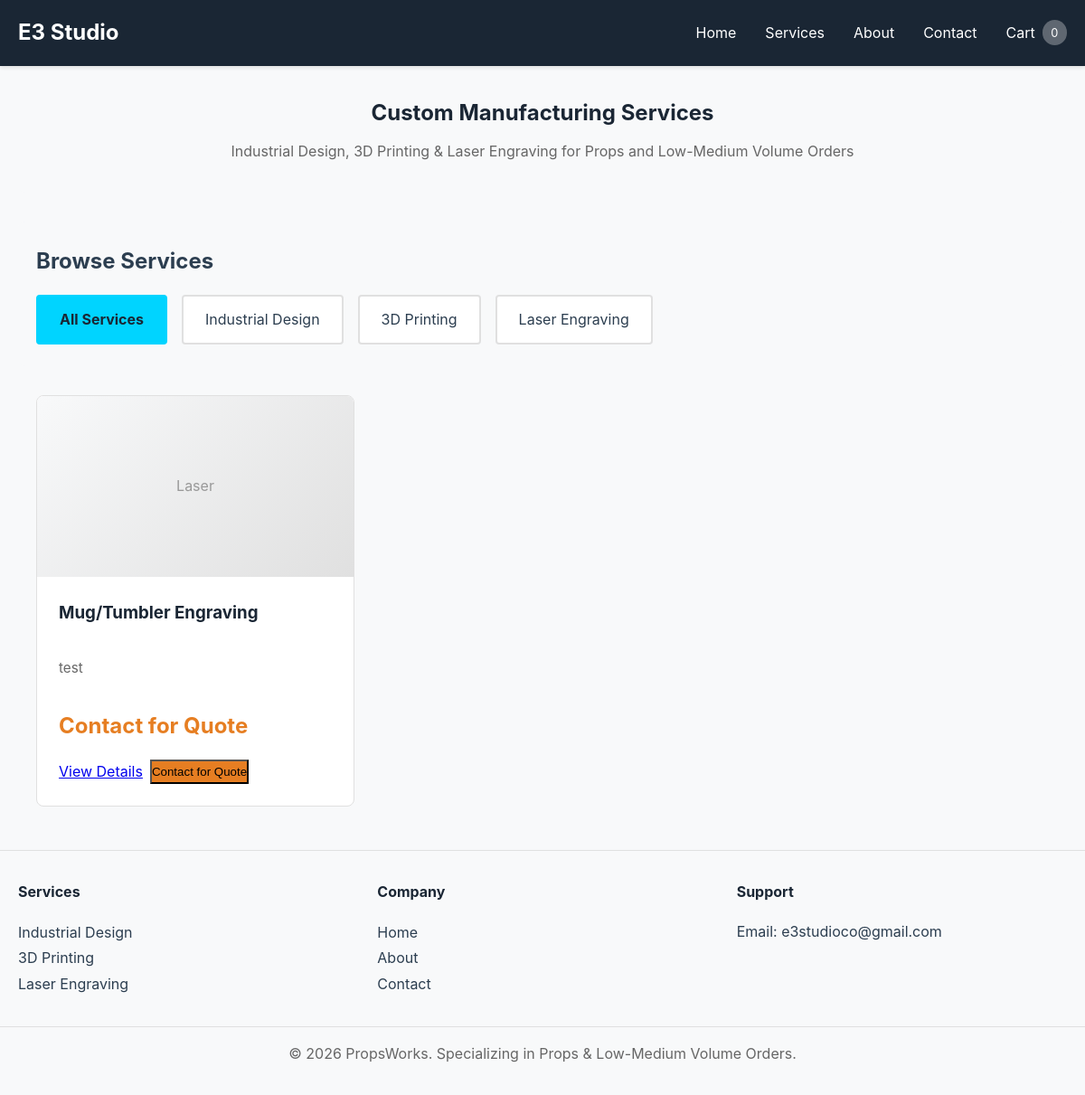
Page /services/ on the committed database.
### app/models.py (models this page shows, shortened)
class Service(db.Model):
    __tablename__ = 'services'
    id = db.Column(db.Integer, primary_key=True)
    name = db.Column(db.String(255), nullable=False)
    slug = db.Column(db.String(255), unique=True, nullable=False)
    description = db.Column(db.Text, nullable=False)
    long_description = db.Column(db.Text)
    price_base = db.Column(db.Float, nullable=True)  # None = Contact for Quote
    category_id = db.Column(db.Integer, db.ForeignKey('categories.id'), nullable=False)  # Parent category (e.g., Industrial Design)
    sub_category_id = db.Column(db.Integer, db.ForeignKey('categories.id'), nullable=True)  # Optional sub-category (e.g., CAD)
    image_url = db.Column(db.String(500))
    is_active = db.Column(db.Boolean, default=True)
    is_featured = db.Column(db.Boolean, default=False)  # Toggle to feature in homepage
    created_at = db.Column(db.DateTime, default=datetime.utcnow)
    media_gallery = db.Column(db.JSON, default=list)  # Stores list of media: [{'type': 'photo/video', 'url': '...', 'caption': '...'}]
    bulk_pricing = db.Column(db.JSON, default=list)  # Stores bulk pricing tiers: [{'min_quantity': 10, 'price': 450}]
    variants = db.Column(db.JSON, default=list)  # Stores product variants: [{'name': 'Small', 'price': 100, 'description': '...', 'sku': '...', 'is_available': True}]
    weight_kg = db.Column(db.Float, default=0.5)  # Approximate weight in kg for shipping (default 0.5kg)
    service_options = db.relationship('ServiceOption', backref='service', lazy=True, cascade='all, delete-orphan')

class Category(db.Model):
    __tablename__ = 'categories'
    id = db.Column(db.Integer, primary_key=True)
    name = db.Column(db.String(255), nullable=False)
    slug = db.Column(db.String(255), unique=True, nullable=False)
    parent_id = db.Column(db.Integer, db.ForeignKey('categories.id'), nullable=True)  # None for root categories
    description = db.Column(db.Text)
    order = db.Column(db.Integer, default=0)  # For sorting
    is_active = db.Column(db.Boolean, default=True)
    created_at = db.Column(db.DateTime, default=datetime.utcnow)
    children = db.relationship('Category',
                              backref=db.backref('parent', remote_side=[id]),
                              cascade='all, delete-orphan')
    services = db.relationship('Service',
                              foreign_keys='Service.category_id',
                              backref='category_obj',
                              lazy=True)
    sub_services = db.relationship('Service',
                                  foreign_keys='Service.sub_category_id',
                                  backref='sub_category_obj')

### app/services.py (the view, shortened to what this page needs)
@services_bp.route('/')
def catalog():
    category_param = request.args.get('category')
    subcategory_param = request.args.get('subcategory')
    content = load_content()
    categories = load_categories()
    selected_category = None
    selected_subcategory = None
    parent_category = None
    if subcategory_param:
        subcategory = Category.query.filter_by(slug=subcategory_param, is_active=True).first()
        if subcategory:
            services = Service.query.filter_by(category_id=subcategory.id, is_active=True).all()
            selected_subcategory = subcategory_param
            parent_category = subcategory.parent
            selected_category = parent_category.slug if parent_category else None
        else:
            services = Service.query.filter_by(is_active=True).all()
    else:
        services = Service.query.filter_by(is_active=True).all()
    return render_template('services/catalog.html',
                         services=services,
                         categories=categories,
                         selected_category=selected_category,
                         selected_subcategory=selected_subcategory,
                         parent_category=parent_category,
                         content=content)

### app/__init__.py (called while the page is built)
def load_content():
    root_dir = os.path.dirname(os.path.dirname(os.path.abspath(__file__)))
    content_file = os.path.join(root_dir, 'instance', 'content.json')
    if os.path.exists(content_file):
        with open(content_file, 'r') as f:
            return json.load(f)
    return {}

def create_app(config_name='development'):
    root_dir = os.path.dirname(os.path.dirname(os.path.abspath(__file__)))
    app = Flask(__name__,
                template_folder=os.path.join(root_dir, 'templates'),
                static_folder=os.path.join(root_dir, 'static'))
    if config_name == 'production':
        app.config.from_object('config.ProductionConfig')
    else:
        app.config.from_object('config.DevelopmentConfig')
    db.init_app(app)
    @app.context_processor
    def inject_content():
        return {'content': load_content()}
    from app.routes import main_bp
    from app.services import services_bp
    from app.admin import admin_bp
    app.register_blueprint(main_bp)
    app.register_blueprint(services_bp)
    app.register_blueprint(admin_bp)
    with app.app_context():
        db.create_all()
    return app

### app/services.py (called while the page is built)
def load_categories():
    try:
        root_categories = Category.query.filter_by(parent_id=None, is_active=True).order_by(Category.order).all()
        categories = {}
        for cat in root_categories:
            categories[cat.id] = {
                'id': cat.id,
                'name': cat.name,
                'slug': cat.slug,
                'children': {}
            }
            if cat.children:
                for subcat in sorted(cat.children, key=lambda x: x.order):
                    if subcat.is_active:
                        categories[cat.id]['children'][subcat.id] = {
                            'id': subcat.id,
                            'name': subcat.name,
                            'slug': subcat.slug
                        }
        return categories
    except Exception:
        return {}

def load_content():
    content_file = os.path.join(os.path.dirname(__file__), '..', 'instance', 'content.json')
    if os.path.exists(content_file):
        with open(content_file, 'r') as f:
            return json.load(f)
    return {}

### templates/services/catalog.html (shortened to what this page needs)
{% extends "base.html" %}
{% block content %}
<section class="services-hero">
    <h1>Custom Manufacturing Services</h1>
    <p>Industrial Design, 3D Printing & Laser Engraving for Props and Low-Medium Volume Orders</p>
</section>
<section class="categories-filter">
    <div class="container">
        <h2>Browse Services</h2>
        <div class="category-buttons">
            <a href="{{ url_for('services.catalog') }}"
               class="category-btn {% if not selected_category %}active{% endif %}">
                All Services
            </a>
            <a href="{{ url_for('services.catalog', category='industrial-design') }}"
               class="category-btn {% if selected_category == 'industrial-design' %}active{% endif %}">
                Industrial Design
            </a>
            <a href="{{ url_for('services.catalog', category='3d-printing') }}"
               class="category-btn {% if selected_category == '3d-printing' %}active{% endif %}">
                3D Printing
            </a>
            <a href="{{ url_for('services.catalog', category='laser-engraving') }}"
               class="category-btn {% if selected_category == 'laser-engraving' %}active{% endif %}">
                Laser Engraving
            </a>
        </div>
    </div>
</section>
<section class="services-grid">
    <div class="container">
        {% if services %}
            <div class="grid">
                {% for service in services %}
                <div class="service-card">
                    {% if service.image_url %}
                        <img src="{{ service.image_url }}" alt="{{ service.name }}" class="service-image">
                    {% else %}
                        <div class="service-image-placeholder">
                            <span>{{ service.category_obj.name if service.category_obj else 'Service' }}</span>
                        </div>
                    {% endif %}
                    <div class="service-info">
                        <h3>{{ service.name }}</h3>
                        <p class="description">{{ service.description }}</p>
                        {% if service.price_base %}
                            <p class="price">From ${{ "%.2f"|format(service.price_base) }}</p>
                        {% else %}
                            <p class="price" style="color: #e67e22;">Contact for Quote</p>
                        {% endif %}
                        <div class="service-actions">
                            <a href="{{ url_for('services.service_detail', slug=service.slug) }}"
                               class="btn-secondary">View Details</a>
                            {% if service.price_base %}
                                <button class="btn-primary" onclick="addToCart({{ service.id }}, '{{ service.name }}')">
                                    Add to Cart
                                </button>
                            {% else %}
                                <button class="btn-secondary" style="background: #e67e22;" onclick="contactForQuote('{{ service.name }}')">
                                    Contact for Quote
                                </button>
                            {% endif %}
                        </div>
                    </div>
                </div>
                {% endfor %}
            </div>
        {% else %}
            <div class="empty-state">
                <p>No services available in this category.</p>
            </div>
        {% endif %}
    </div>
</section>
{% endblock %}

### templates/base.html (shortened to what this page needs)
<!DOCTYPE html>
<html lang="en">
<head>
    <link rel="stylesheet" href="{{ url_for('static', filename='css/style.css') }}">
</head>
<body>
    <nav class="navbar">
        <div class="container">
            <div class="logo">
                <a href="{{ url_for('main.index') }}">{{ content.site_title if content and content.site_title else 'PropsWorks' }}</a>
            </div>
            <ul class="nav-links">
                <li><a href="{{ url_for('main.index') }}">Home</a></li>
                <li><a href="{{ url_for('services.catalog') }}">Services</a></li>
                <li><a href="{{ url_for('main.about') }}">About</a></li>
                <li><a href="{{ url_for('main.contact') }}">Contact</a></li>
                <li><a href="{{ url_for('services.view_cart') }}" class="nav-cart">
                    <span>Cart</span>
                    <span class="cart-count" id="cart-count">0</span>
                </a></li>
            </ul>
        </div>
    </nav>
    <main class="container">
        {% block content %}{% endblock %}
    </main>
    <footer>
        <div class="container footer-content">
            <div class="footer-section">
                <h4>Services</h4>
                <ul>
                    <li><a href="{{ url_for('services.catalog', category='industrial_design') }}">Industrial Design</a></li>
                    <li><a href="{{ url_for('services.catalog', category='3d_printing') }}">3D Printing</a></li>
                    <li><a href="{{ url_for('services.catalog', category='laser_engraving') }}">Laser Engraving</a></li>
                </ul>
            </div>
            <div class="footer-section">
                <h4>Company</h4>
                <ul>
                    <li><a href="{{ url_for('main.index') }}">Home</a></li>
                    <li><a href="{{ url_for('main.about') }}">About</a></li>
                    <li><a href="{{ url_for('main.contact') }}">Contact</a></li>
                </ul>
            </div>
            <div class="footer-section">
                <h4>Support</h4>
                <p>Email: {{ content.contact_email if content else 'support@propsworks.com' }}</p>
            </div>
        </div>
        <p class="copyright">&copy; 2026 PropsWorks. Specializing in Props & Low-Medium Volume Orders.</p>
    </footer>
</body>
</html>

### static/css/style.css (style rules this page uses)
:root { --primary-color: #1a2634; --secondary-color: #f8f9fa; --accent-color: #00d4ff; --text-color: #2c3e50; --text-light: #555; --border-color: #e0e0e0; --success-color: #28a745; --error-color: #dc3545; }
* { margin: 0; padding: 0; box-sizing: border-box; }
body { font-family: -apple-system, BlinkMacSystemFont, 'Segoe UI', 'Roboto', Oxygen, Ubuntu, Cantarell, sans-serif; line-height: 1.7; color: var(--text-color); background-color: var(--secondary-color); font-size: 16px; }
.container { max-width: 1200px; margin: 0 auto; padding: 0 20px; }
.navbar { background-color: var(--primary-color); color: white; padding: 1rem 0; box-shadow: 0 2px 4px rgba(0,0,0,0.1); position: sticky; top: 0; z-index: 100; }
.navbar .container { display: flex; justify-content: space-between; align-items: center; }
.logo a { font-size: 1.5rem; font-weight: bold; color: white; text-decoration: none; }
.nav-links { display: flex; list-style: none; gap: 2rem; align-items: center; }
.nav-links a { color: white; text-decoration: none; transition: opacity 0.3s; }
.nav-cart { display: flex; align-items: center; gap: 0.5rem; position: relative; }
.cart-count { background-color: rgba(255,255,255,0.3); padding: 0.2rem 0.6rem; border-radius: 20px; font-size: 0.8rem; }
main { min-height: calc(100vh - 300px); padding: 2rem 0; }
.categories-filter { margin: 2rem 0; padding: 1.5rem 0; background-color: var(--secondary-color); border-radius: 8px; }
.categories-filter h2 { margin-bottom: 1rem; }
.category-buttons { display: flex; gap: 1rem; flex-wrap: wrap; }
.category-btn { padding: 0.75rem 1.5rem; background-color: white; border: 2px solid var(--border-color); border-radius: 4px; text-decoration: none; color: var(--text-color); cursor: pointer; transition: all 0.3s; }
.category-btn.active { background-color: var(--accent-color); border-color: var(--accent-color); color: var(--primary-color); font-weight: bold; }
.services-grid { margin: 2rem 0; }
.services-hero { text-align: center; padding: 2rem 0; margin-bottom: 2rem; background-color: var(--secondary-color); border-radius: 8px; }
.services-hero h1 { color: var(--primary-color); margin-bottom: 0.5rem; }
.services-hero p { color: #666; }
.grid { display: grid; grid-template-columns: repeat(auto-fill, minmax(300px, 1fr)); gap: 2rem; }
.service-card { background-color: white; border: 1px solid var(--border-color); border-radius: 8px; overflow: hidden; transition: transform 0.3s, box-shadow 0.3s; }
.service-image-placeholder { width: 100%; height: 200px; background: linear-gradient(135deg, var(--secondary-color), #e0e0e0); display: flex; align-items: center; justify-content: center; font-size: 1rem; color: #999; }
.service-info { padding: 1.5rem; }
.service-info h3 { margin-bottom: 0.5rem; color: var(--primary-color); }
.description { color: #666; margin-bottom: 1rem; font-size: 0.95rem; }
.price { font-size: 1.5rem; font-weight: bold; color: var(--success-color); margin-bottom: 1rem; }
.service-actions { display: flex; gap: 0.5rem; }
.description { margin: 2rem 0; }
footer { background-color: var(--secondary-color); padding: 2rem 0; margin-top: 3rem; border-top: 1px solid var(--border-color); }
.footer-content { display: grid; grid-template-columns: repeat(auto-fit, minmax(200px, 1fr)); gap: 2rem; margin-bottom: 2rem; }
.footer-section h4 { margin-bottom: 1rem; color: var(--primary-color); }
.footer-section ul { list-style: none; }
.footer-section a { color: var(--text-color); text-decoration: none; line-height: 1.8; }
.copyright { text-align: center; color: #666; border-top: 1px solid var(--border-color); padding-top: 1rem; }

### rows in the picture
Service: category_obj "Laser", name "Mug/Tumbler Engraving", description "test", shows "Contact for Quote"

### other values in the picture
{{ content.site_title if content and content.site_title else 'PropsWorks' }} "E3 Studio"
{{ content.contact_email if content else 'support@propsworks.com' }} "e3studioco@gmail.com"
